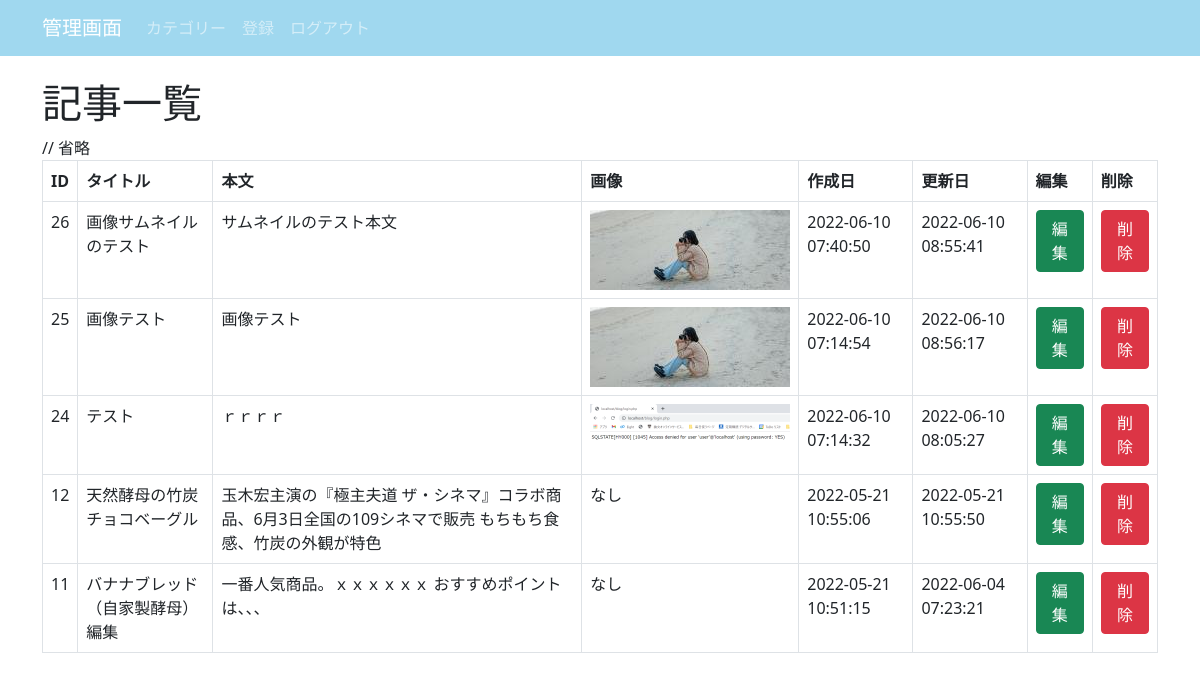
/backend.php (signed in), run on the app's committed database.
### tables this page shows
CREATE TABLE `articles` (
  `id` int(11) NOT NULL,
  `title` varchar(255) NOT NULL,
  `body` text NOT NULL,
  `category_id` int(11) DEFAULT NULL,
  `is_delete` tinyint(4) NOT NULL DEFAULT 0,
  `filename` varchar(100) DEFAULT NULL,
  `created_at` datetime NOT NULL,
  `updated_at` datetime NOT NULL
);

### lib/connect.php (called while the page is built, shortened)
<?php
class connect{
  public function __construct(){
    $dsn = "mysql:host=".self::HOST.";dbname=".self::DB_NAME.";charset=utf8mb4";
    try {
      $this->dbh = new PDO($dsn, self::USER, self::PASS);
    } catch(Exception $e){
      exit($e->getMessage());
    }
  }
}
?>

### lib/queryArticle.php (called while the page is built, shortened)
<?php
class QueryArticle extends connect{
    public function findAll(){
            $stmt = $this->dbh->prepare("SELECT * FROM articles WHERE is_delete=0 ORDER BY created_at DESC");
        $stmt->execute();
        $results = $stmt->fetchAll(PDO::FETCH_ASSOC);
        $articles = array();
        foreach ($results as $result){
          $article = new Article();
          $article->setId($result['id']);
          $article->setTitle($result['title']);
          $article->setBody($result['body']);
          $article->setFilename($result['filename']);
          $article->setCreatedAt($result['created_at']);
          $article->setUpdatedAt($result['updated_at']);
          $articles[] = $article;
        }
        return $articles;
      }
}

### lib/article.php (called while the page is built, shortened)
<?php
class Article{
  private $id = null;
  private $title = null;
  private $body = null;
  private $filename = null;
  private $created_at = null;
  private $updated_at = null;
  public function getId(){
    return $this->id;
  }
  public function getTitle(){
    return $this->title;
  }
  public function getBody(){
    return $this->body;
  }
  public function getFilename(){
    return $this->filename;
  }
  public function getCreatedAt(){
    return $this->created_at;
  }
  public function getUpdatedAt(){
    return $this->updated_at;
  }
  public function setId($id){
    $this->id = $id;
  }
  public function setTitle($title){
    $this->title = $title;
  }
  public function setBody($body){
    $this->body = $body;
  }
  public function setFilename($filename){
    $this->filename = $filename;
  }
  public function setCreatedAt($created_at){
    $this->created_at = $created_at;
  }
  public function setUpdatedAt($updated_at){
    $this->updated_at = $updated_at;
  }
}

### backend.php (the view, shortened to what this page needs)
<?php
  include 'lib/connect.php';
  include 'lib/queryArticle.php';
  include 'lib/article.php';
  $queryArticle = new QueryArticle();
  $articles = $queryArticle->findAll();
?>
<!doctype html>
<html lang="ja">
  <head>
    <link href="./css/bootstrap.min.css" rel="stylesheet">
    <link href="./css/blog.css" rel="stylesheet">
  </head>
  <body>
<nav class="navbar navbar-expand-md navbar-dark bg-red fixed-top">
  <div class="container">
    <a class="navbar-brand" href="/blog/backend.php">管理画面</a>
    <div class="collapse navbar-collapse" id="navbarCollapse">
        <ul class="navbar-nav me-auto mb-2 mb-md-0">
          <li class="nav-item"><a class="nav-link" href="#">登録</a></li>
          <li class="nav-item"><a class="nav-link" href="logout.php">ログアウト</a></li>
        </ul>
      </div>
  </div>
</nav>
<?php include('lib/nav.php'); ?>
<main class="container">
  <div class="row">
    <div class="col-md-12">
<h1>記事一覧</h1>
<?php if ($articles): ?>
      <table class="table table-bordered">
        <thead>
          <tr>
            <th>ID</th>
            <th>タイトル</th>
            <th>本文</th>
            <th>画像</th>
            <th>作成日</th>
                        <th>更新日</th>
            <th>編集</th>
            <th>削除</th>
          </tr>
        </thead>
        <tbody>
<?php foreach ($articles as $article): ?>
          <tr>
            <td><?php echo $article->getId() ?></td>
            <td><?php echo $article->getTitle() ?></td>
            <td><?php echo $article->getBody() ?></td>
            <td><?php echo $article->getFilename()? '<img src="./album/thumbs-'.$article->getFilename().'">': 'なし' ?></td>
            <td><?php echo $article->getCreatedAt() ?></td>
            <td><?php echo $article->getUpdatedAt() ?></td>
            <td><a href="edit.php?id=<?php echo $article->getId() ?>" class="btn btn-success">編集</a></td>
            <td><a href="delete.php?id=<?php echo $article->getId() ?>" class="btn btn-danger">削除</a></td>
          </tr>
<?php endforeach ?>
        </tbody>
      </table>
<?php else: ?>
      <div class="alert alert-info">
        <p>記事はありません。</p>
      </div>
<?php endif ?>
    </div>
  </div>
</main>
  </body>
</html>

### lib/nav.php
<nav class="navbar navbar-expand-md navbar-dark bg-red fixed-top">
  <div class="container">
    <a class="navbar-brand" href="backend.php">管理画面</a>
    <div class="collapse navbar-collapse" id="navbarCollapse">
        <ul class="navbar-nav me-auto mb-2 mb-md-0">
        <li class="nav-item"><a class="nav-link" href="category.php">カテゴリー</a></li>
          <li class="nav-item"><a class="nav-link" href="post.php">登録</a></li>
          <li class="nav-item"><a class="nav-link" href="logout.php">ログアウト</a></li>
        </ul>
      </div>
  </div>
</nav>

### css/blog.css (style rules this page uses)
h1, h2, h3, h4, h5, h6 { font-family: sans-serif; }

### backend.php (style rules this page uses)
body { padding-top: 5rem; }
.bg-red { background-color: #a0d8ef !important; }

### data on the page
articles: id "26", title "画像サムネイルのテスト", body "サムネイルのテスト本文", filename (picture), created_at "2022-06-10 07:40:50", updated_at "2022-06-10 08:55:41"
articles: id "25", title "画像テスト", body "画像テスト", filename (picture), created_at "2022-06-10 07:14:54", updated_at "2022-06-10 08:56:17"
articles: id "24", title "テスト", body "ｒｒｒｒ", filename (picture), created_at "2022-06-10 07:14:32", updated_at "2022-06-10 08:05:27"
articles: id "12", title "天然酵母の竹炭チョコベーグル", body "玉木宏主演の『極主夫道 ザ・シネマ』コラボ商品、6月3日全国の109シネマで販売 もちもち食感、竹炭の外観が特色", shows "なし", created_at "2022-05-21 10:55:06", updated_at "2022-05-21 10:55:50"
articles: id "11", title "バナナブレッド（自家製酵母）編集", body "一番人気商品。ｘｘｘｘｘｘ おすすめポイントは、、、", shows "なし", created_at "2022-05-21 10:51:15", updated_at "2022-06-04 07:23:21"
